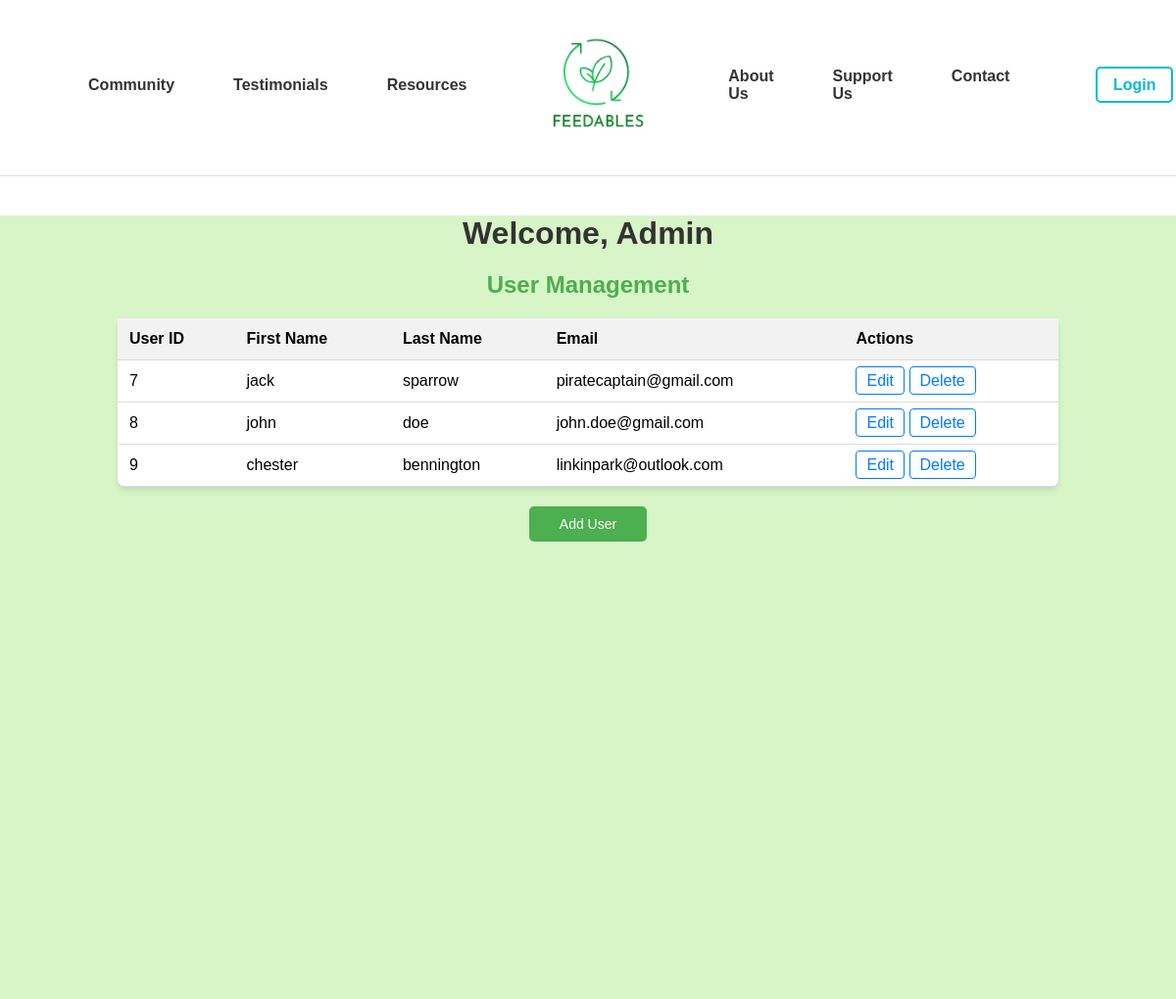
The page /admin_dashboard.php on the database its author committed.
### tables this page shows
CREATE TABLE `users` (
  `user_id` int(11) NOT NULL,
  `first_name` varchar(20) NOT NULL,
  `last_name` varchar(20) NOT NULL,
  `email` varchar(40) NOT NULL,
  `pass` char(40) NOT NULL,
  `registration_date` datetime NOT NULL
);

### admin_dashboard.php (the view, shortened to what this page needs)
<?php
require('mysqli_connect.php');
$q = "SELECT user_id, first_name, last_name, email FROM users";
$r = @mysqli_query($dbc, $q);
?>
<!DOCTYPE html>
<html lang="en">
<head>
     <link rel="stylesheet" href="css/admin_dashboard.css">
</head>
<body>
  <header>
        <nav class="navbar">
            <div class="nav-links">
                <a href="community.html">Community</a>
                <a href="testimonials.html">Testimonials</a>
                <a href="resources.html">Resources</a>
            </div>
            <div class="logo">
                <a href="home.html">
                    <img src="images\feedables_logo.png" alt="Feedables Logo" >
                </a>
            </div>
            <div class="nav-links">
                <a href="aboutUS.html">About Us</a>
                <a href="supportUS.html">Support Us</a>
                <a href="contactUS.html">Contact</a>
            </div>
            <div class="login-button">
                <a href="loginPage.php">Login</a>
            </div>
        </nav>
    </header>
  <div class="container">
    <h1>Welcome, Admin</h1>
    <h2>User Management</h2>
    <table>
        <thead>
            <tr>
                <th>User ID</th>
                <th>First Name</th>
                <th>Last Name</th>
                <th>Email</th>
                <th>Actions</th>
            </tr>
        </thead>
        <tbody>
            <?php while ($row = mysqli_fetch_array($r, MYSQLI_ASSOC)): ?>
                <tr>
                    <td><?php echo $row['user_id']; ?></td>
                    <td><?php echo $row['first_name']; ?></td>
                    <td><?php echo $row['last_name']; ?></td>
                    <td><?php echo $row['email']; ?></td>
                    <td>
                        <a href="edit_user.php?id=<?php echo $row['user_id']; ?>">Edit</a>
                        <a href="delete_user.php?id=<?php echo $row['user_id']; ?>">Delete</a>
                    </td>
                </tr>
            <?php endwhile; ?>
        </tbody>
    </table>
        <div class="add-user-button">
            <a href="add_user.php" class="button">Add User</a>
        </div>
</div>
</body>
</html>

### css/admin_dashboard.css (style rules this page uses)
* { margin: 0; padding: 0; box-sizing: border-box; }
body { font-family: Arial, sans-serif; }
header { padding: 5px 50px 10px 50px; border-bottom: 1px solid #e0e0e0; }
.navbar { font-weight: bold; display: flex; align-items: center; justify-content: center; padding: 30px 50px; }
.nav-links { display: flex; gap: 60px; }
.nav-links a { color: #333; text-decoration: none; font-size: 16px; }
.logo { display: flex; align-items: center; gap: 5px; padding: 0 80px; }
.logo img { height: 100px; width: auto; }
.login-button a { padding: 8px 16px; color: #00bcd4; border: 2px solid #00bcd4; border-radius: 5px; text-decoration: none; font-size: 16px; margin-left: 110%; }
h1 { font-size: 2rem; color: #333; text-align: center; margin-top: 40px; margin-bottom: 20px; }
h2 { color: #4CAF50; text-align: center; margin-top: 20px; margin-bottom: 20px; }
table { width: 80%; margin: 20px auto; border-collapse: collapse; background-color: #fff; border-radius: 8px; box-shadow: 0 4px 6px rgba(0, 0, 0, 0.1); }
table th, table td { padding: 15px; text-align: left; border-bottom: 1px solid #ddd; }
table th { background-color: #f2f2f2; }
table th, table td { padding: 12px; }
table a { color: #007BFF; text-decoration: none; padding: 5px 10px; border: 1px solid #007BFF; border-radius: 4px; }
.container { background-color:#d8f5c7; height:100vh; }
.add-user-button { justify-content:center; }
.button { display: block; padding: 10px 20px; background-color: #4CAF50; color: white; text-align: center; justify-content: center; text-decoration: none; border-radius: 5px; font-size: 14px; transition: background-color 0.6s; margin: auto; width:10%; }

### rows shown on the page
users: user_id "7", first_name "jack", last_name "sparrow", email "piratecaptain@gmail.com"
users: user_id "8", first_name "john", last_name "doe", email "john.doe@gmail.com"
users: user_id "9", first_name "chester", last_name "bennington", email "linkinpark@outlook.com"
